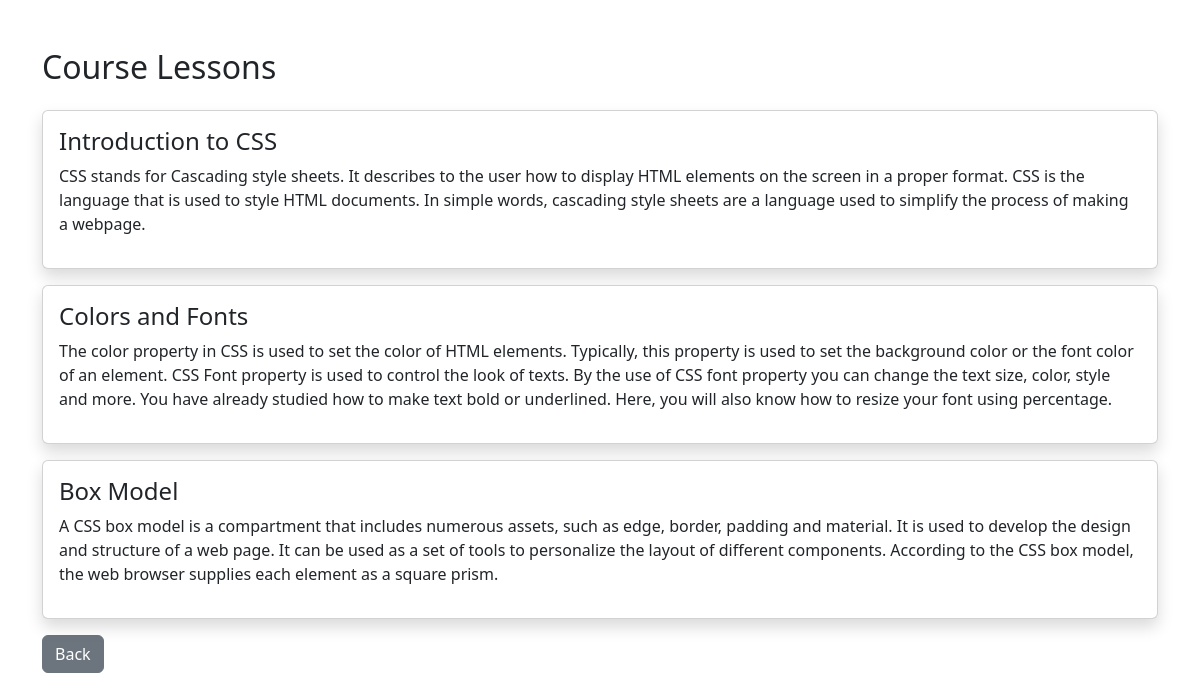
Page /student/lessons.php?course_id=4 (signed in) on the committed database.
### tables this page shows
CREATE TABLE `lessons` (
  `lesson_id` int(11) NOT NULL,
  `course_id` int(11) NOT NULL,
  `lesson_title` varchar(200) NOT NULL,
  `lesson_content` text DEFAULT NULL,
  `created_at` timestamp NOT NULL DEFAULT current_timestamp()
);

### student/lessons.php (the view, shortened to what this page needs)
<?php
$course_id = $_GET['course_id'];
?>
<!DOCTYPE html>
<html>
<head>
    <link href="https://cdn.jsdelivr.net/npm/bootstrap@5.3.3/dist/css/bootstrap.min.css" rel="stylesheet">
</head>
<body>
<div class="container mt-5">
<h2 class="mb-4">Course Lessons</h2>
<?php
$result = mysqli_query($conn,
"SELECT * FROM lessons
 WHERE course_id='$course_id'");
while($row =
      mysqli_fetch_assoc($result))
{
?>
<div class="card shadow mb-3">
<div class="card-body">
<h4>
<?php echo $row['lesson_title']; ?>
</h4>
<p>
<?php echo $row['lesson_content']; ?>
</p>
</div>
</div>
<?php } ?>
<a href="courses.php"
       class="btn btn-secondary">
       Back
    </a>
</div>
</body>
</html>

### rows in the picture
lessons: lesson_title "Introduction to CSS", lesson_content "CSS stands for Cascading style sheets. It describes to the user how to display HTML elements on the screen in a proper format. CSS is the language that is used to style HTML documents. In simple words, cascading style sheets are a language used to simplify the process of making a webpage."
lessons: lesson_title "Colors and Fonts", lesson_content "The color property in CSS is used to set the color of HTML elements. Typically, this property is used to set the background color or the font color of an element. CSS Font property is used to control the look of texts. By the use of CSS font property you can change the text size, color, style and more. You have already studied how to make text bold or underlined. Here, you will also know how to resize your font using percentage."
lessons: lesson_title "Box Model", lesson_content "A CSS box model is a compartment that includes numerous assets, such as edge, border, padding and material. It is used to develop the design and structure of a web page. It can be used as a set of tools to personalize the layout of different components. According to the CSS box model, the web browser supplies each element as a square prism."
